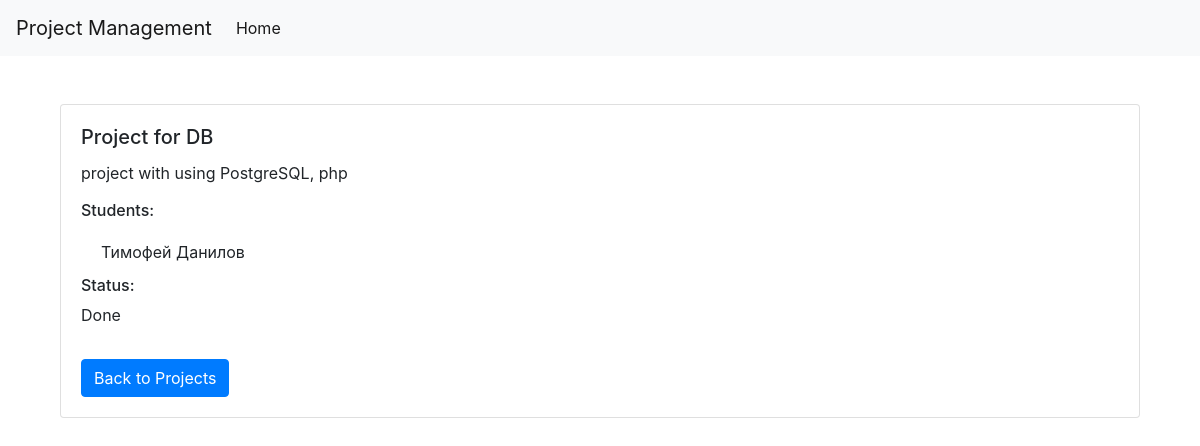
/project/34/, run on the app's committed database.
### projects/models.py (models this page shows, shortened)
class Project(models.Model):
    title = models.CharField(max_length=200)
    description = models.TextField()
    start_date = models.DateField(default=date.today())
    end_date = models.DateField(default=date.today())
    status = models.ForeignKey(Status, on_delete=models.CASCADE, default=None)
    supervisor = models.ForeignKey(Supervisor, on_delete=models.CASCADE, default=None)
    technologies = models.ManyToManyField(Technology)
    students = models.ManyToManyField(Student, through='ProjectStudents')

class Student(models.Model):
    first_name = models.CharField(max_length=100)
    last_name = models.CharField(max_length=100)
    email = models.EmailField()
    enrollment_date = models.DateField(default=date.today)

class Status(models.Model):
    name = models.CharField(max_length=100)
    description = models.TextField()
    def __str__(self):
        return self.name

### projects/views.py (the view)
# urls.py: path('project/<int:project_id>/', views.project_detail, name='project_detail'),
def project_detail(request, project_id):
    project = get_object_or_404(Project, id=project_id)
    return render(request, 'project_detail.html', {'project': project})

### projects/templates/project_detail.html (shortened to what this page needs)
{% extends "base.html" %}
{% block content %}
<div class="container">
    <div class="card mt-5">
        <div class="card-body">
            <h5 class="card-title">{{ project.title }}</h5>
            <p class="card-text">{{ project.description }}</p>
            <h6>Students:</h6>
            <ul class="list-group list-group-flush">
                {% for student in project.students.all %}
                <li class="list-group-item">{{ student.first_name }} {{ student.last_name }}</li>
                {% endfor %}
            </ul>
            <h6>Status:</h6>
            <p>{{ project.status }}</p>
            <a href="{% url 'home' %}" class="btn btn-primary mt-3">Back to Projects</a>
        </div>
    </div>
</div>
{% endblock %}

### data on the page
Project: title "Project for DB", description "project with using PostgreSQL, php", status "Done"
Student: first_name "Тимофей", last_name "Данилов"
